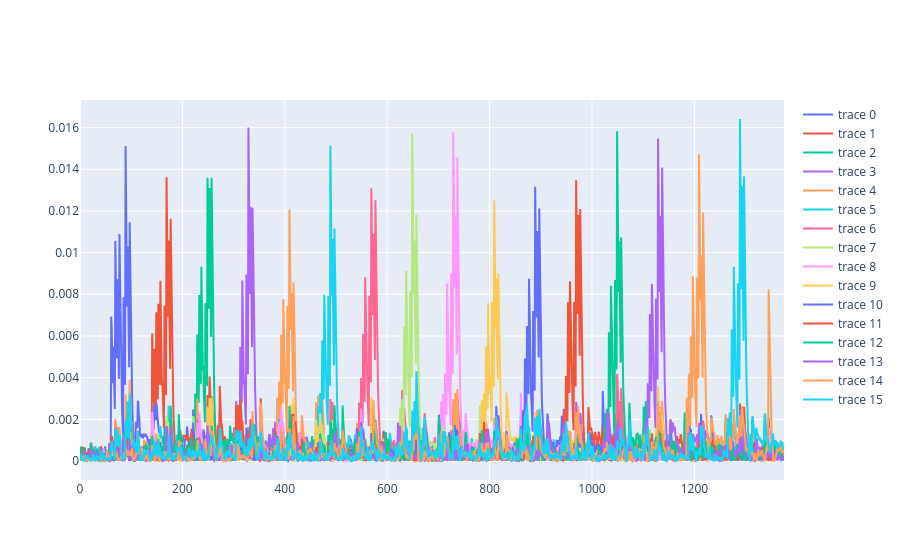

Here is the notebook cell this chart was saved with:
### Code cell
def msb(value):
    return value >> 7


def partition(traces, selection_function):
    """
    Return two sets of traces:
    1. All traces with msb(input[0]) == 1
    2. All traces with msb(input[0]) == 0
    """
    set1 = [trace["trace"] for trace in traces if selection_function(trace) == 0]
    set2 = [trace["trace"] for trace in traces if selection_function(trace) != 0]
    return set1, set2


def partition_and_average(traces, selection_function):
    """Return the average of the two sets generated by partition."""
    set1, set2 = partition(traces, selection_function)
    return np.mean(np.array(set1), axis=0), np.mean(np.array(set2), axis=0)


# Plot the difference between the mean traces
fig = pgo.Figure()
for index in range(16):
    mean1, mean2 = partition_and_average(data, lambda trace: msb(trace["input"][index]))
    fig.add_trace(pgo.Scatter(y=np.abs(mean1 - mean2)))
fig.show()

# => For each input byte we see a significant difference at a specific location
# => The location of the peak corresponds to the timestamp of the processing of the respective input byte

### Figure 1 — Plotly figure (JSON) as saved in the notebook; plotly's stock layout.template omitted (floating-point values rounded to 4 significant figures; data arrays with more than 128 entries replaced by an {"elided": "..."} marker saying what was removed)
{"data": [{"type": "scatter", "y": {"elided": "1376 float values"}}, {"type": "scatter", "y": {"elided": "1376 float values"}}, {"type": "scatter", "y": {"elided": "1376 float values"}}, {"type": "scatter", "y": {"elided": "1376 float values"}}, {"type": "scatter", "y": {"elided": "1376 float values"}}, {"type": "scatter", "y": {"elided": "1376 float values"}}, {"type": "scatter", "y": {"elided": "1376 float values"}}, {"type": "scatter", "y": {"elided": "1376 float values"}}, {"type": "scatter", "y": {"elided": "1376 float values"}}, {"type": "scatter", "y": {"elided": "1376 float values"}}, {"type": "scatter", "y": {"elided": "1376 float values"}}, {"type": "scatter", "y": {"elided": "1376 float values"}}, {"type": "scatter", "y": {"elided": "1376 float values"}}, {"type": "scatter", "y": {"elided": "1376 float values"}}, {"type": "scatter", "y": {"elided": "1376 float values"}}, {"type": "scatter", "y": {"elided": "1376 float values"}}], "layout": {}}
